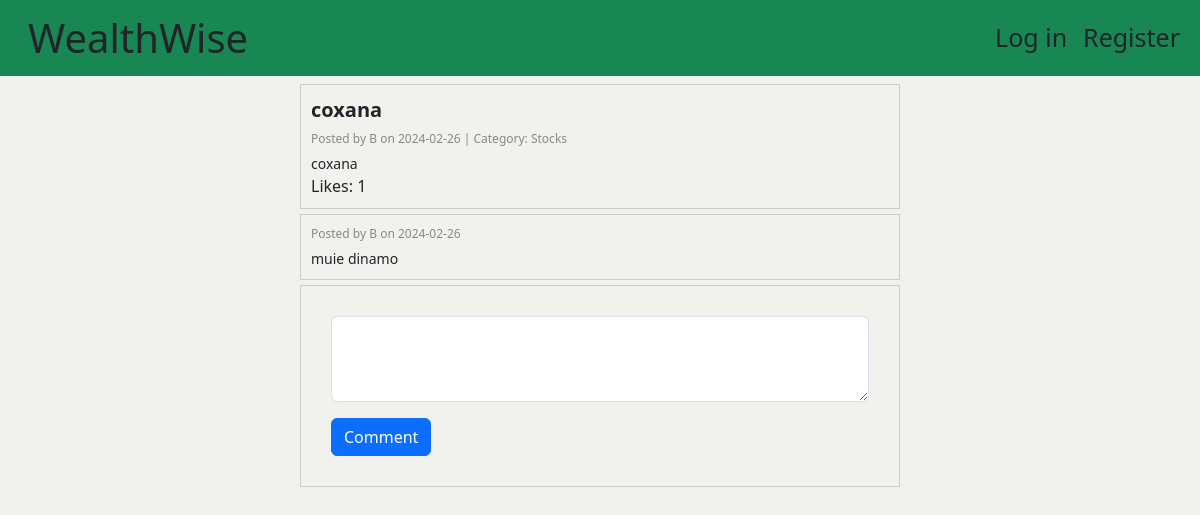
Screenshot of /comment?post_id=3 with the database file from the repository.
### domain/tables.py (models this page shows)
class PostTable(Base):
    __tablename__ = 'post'
    id = Column(Integer, primary_key=True, autoincrement=True)
    username = Column(String, ForeignKey('user.username', ondelete='CASCADE'))
    title = Column(String(50))
    content = Column(String(200))
    category = Column(String(30))
    date = Column(DateTime, default=datetime.now)
    no_likes = Column(Integer,default=0)
    user = relationship('UserTable')

class CommentTable(Base):
    __tablename__ = 'comment'
    id = Column(Integer, primary_key=True)
    post_id = Column(Integer, ForeignKey('post.id'))
    user_id = Column(Integer, ForeignKey('user.id'))
    content = Column(String)
    created_at = Column(DateTime, default=datetime.now)

### app.py (the view, shortened to what this page needs)
@app.route("/comment", methods=["GET", "POST"])
def comment():
    if request.method == "GET":
        post_id = request.args.get("post_id")
        post = sessiondata.query(PostTable).filter(PostTable.id == post_id).first()
        if post:
            formatted_date = post.date.strftime("%Y-%m-%d")
            results = sessiondata.query(CommentTable).filter(CommentTable.post_id == post_id).all()
            dates = []
            users = []
            for result in results:
                date = result.created_at
                formatted_date = date.strftime("%Y-%m-%d")
                dates.append(formatted_date)
                user = sessiondata.query(UserTable).filter(UserTable.id == result.user_id).all()
                users.append(user[0].username)
            return render_template("comment.html", post=post, date=formatted_date, results=results, len=len(results),
                                   dates=dates, users=users)
        else:
            return "Post not found"

### app.py (called while the page is built)
@app.after_request
def after_request(response):
    response.headers["Cache-Control"] = "no-cache, no-store, must-revalidate"
    response.headers["Expires"] = 0
    response.headers["Pragma"] = "no-cache"
    return response

### templates/comment.html (shortened to what this page needs)
{% extends "layout.html" %}
{% block main %}
                   <div class="container1">
                    <div class="post-container">
                        <div class="post-title">{{ post.title }}</div>
                        <div class="post-info">Posted by {{ post.username }} on {{ date }} | Category: {{ post.category }}</div>
                        <div class="post-content">
                            {{ post.content }}
                        </div>
                        <div class="likes me-3">Likes: {{ post.no_likes }}</div>
                    </div>
                   </div>
    {% for i in range(len) %}
    <div class="container1">
        <div class="post-container">
            <div class="post-info">Posted by {{  users[i]  }} on {{ dates[i] }}</div>
            <div class="post-content">{{ results[i].content }}</div>
        </div>
    </div>
    {% endfor %}
    <div class="container1">
        <div class="post-container">
            <form action="/comment" method="POST">
                <div class="mb-3">
                    <textarea class="form-control" id="comment_content" name="content" rows="3" required></textarea>
                </div>
                <button type="submit" class="btn btn-primary">Comment</button>
            </form>
        </div>
    </div>
{% endblock %}

### static/style.css (style rules this page uses)
body { background-color: #f1f1ee; }
form { margin: 20px; align-items: center; }
input, textarea { width: 100%; padding: 8px; box-sizing: border-box; }
.container1 { display: flex; align-items: center; justify-content: center; }
.container-fluid .post-container { border: 1px solid #ccc; padding: 10px; margin-bottom: 5px; max-width: 600px; width: 100%; }
.post-title { font-size: 20px; font-weight: bold; margin-bottom: 5px; }
.post-info { font-size: 12px; color: #888; margin-bottom: 5px; }
.post-content { font-size: 14px; }

### rows the page displays
PostTable: title "coxana", username "B", category "Stocks", content "coxana", no_likes "1"
CommentTable: content "muie dinamo"

### other values shown
{{ date }} "2024-02-26"
{{ users[i] }} "B"
{{ dates[i] }} "2024-02-26"
